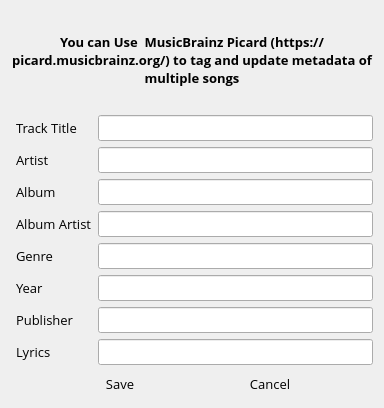
<?xml version="1.0" encoding="UTF-8"?>
<ui version="4.0">
 <class>EditMetaDataDialog</class>
 <widget class="QDialog" name="EditMetaDataDialog">
  <property name="windowModality">
   <enum>Qt::NonModal</enum>
  </property>
  <property name="geometry">
   <rect>
    <x>0</x>
    <y>0</y>
    <width>384</width>
    <height>408</height>
   </rect>
  </property>
  <property name="sizePolicy">
   <sizepolicy hsizetype="Fixed" vsizetype="Fixed">
    <horstretch>0</horstretch>
    <verstretch>0</verstretch>
   </sizepolicy>
  </property>
  <property name="font">
   <font>
    <family>Open Sans</family>
    <pointsize>10</pointsize>
   </font>
  </property>
  <property name="windowTitle">
   <string>Edit Song MetaData</string>
  </property>
  <property name="windowIcon">
   <iconset>
    <normaloff>icons/ic_main.png</normaloff>icons/ic_main.png</iconset>
  </property>
  <property name="toolTip">
   <string/>
  </property>
  <property name="statusTip">
   <string/>
  </property>
  <property name="whatsThis">
   <string>&lt;html&gt;&lt;head/&gt;&lt;body&gt;&lt;p&gt;&lt;span style=&quot; font-size:10pt;&quot;&gt;Edit MetaData(ID3 Tags) of song, we use MetaData to recommend new songs.&lt;/span&gt;&lt;/p&gt;&lt;p&gt;&lt;span style=&quot; font-size:10pt;&quot;&gt;Wrong MetaData may result in incorrect or no recommendation of this song&lt;/span&gt;&lt;/p&gt;&lt;/body&gt;&lt;/html&gt;</string>
  </property>
  <property name="modal">
   <bool>false</bool>
  </property>
  <layout class="QGridLayout" name="gridLayout">
   <item row="2" column="1">
    <spacer name="horizontalSpacer_1">
     <property name="orientation">
      <enum>Qt::Horizontal</enum>
     </property>
     <property name="sizeHint" stdset="0">
      <size>
       <width>40</width>
       <height>20</height>
      </size>
     </property>
    </spacer>
   </item>
   <item row="2" column="3">
    <spacer name="horizontalSpacer_2">
     <property name="orientation">
      <enum>Qt::Horizontal</enum>
     </property>
     <property name="sizeHint" stdset="0">
      <size>
       <width>40</width>
       <height>20</height>
      </size>
     </property>
    </spacer>
   </item>
   <item row="2" column="4">
    <widget class="QPushButton" name="cancelButton">
     <property name="text">
      <string>Cancel</string>
     </property>
     <property name="icon">
      <iconset>
       <normaloff>icons/ic_cancel.png</normaloff>icons/ic_cancel.png</iconset>
     </property>
     <property name="iconSize">
      <size>
       <width>25</width>
       <height>25</height>
      </size>
     </property>
     <property name="autoDefault">
      <bool>false</bool>
     </property>
     <property name="default">
      <bool>false</bool>
     </property>
     <property name="flat">
      <bool>true</bool>
     </property>
    </widget>
   </item>
   <item row="2" column="2">
    <widget class="QPushButton" name="saveButton">
     <property name="sizeIncrement">
      <size>
       <width>0</width>
       <height>0</height>
      </size>
     </property>
     <property name="text">
      <string>Save</string>
     </property>
     <property name="icon">
      <iconset>
       <normaloff>icons/ic_save.png</normaloff>icons/ic_save.png</iconset>
     </property>
     <property name="iconSize">
      <size>
       <width>25</width>
       <height>25</height>
      </size>
     </property>
     <property name="autoDefault">
      <bool>false</bool>
     </property>
     <property name="default">
      <bool>false</bool>
     </property>
     <property name="flat">
      <bool>true</bool>
     </property>
    </widget>
   </item>
   <item row="1" column="0" colspan="6">
    <layout class="QFormLayout" name="formLayout">
     <property name="fieldGrowthPolicy">
      <enum>QFormLayout::AllNonFixedFieldsGrow</enum>
     </property>
     <item row="0" column="0">
      <widget class="QLabel" name="titleLabel">
       <property name="text">
        <string>Track Title</string>
       </property>
       <property name="indent">
        <number>5</number>
       </property>
      </widget>
     </item>
     <item row="0" column="1">
      <widget class="QLineEdit" name="titleLineEdit"/>
     </item>
     <item row="1" column="0">
      <widget class="QLabel" name="artistLabel">
       <property name="text">
        <string>Artist</string>
       </property>
       <property name="indent">
        <number>5</number>
       </property>
      </widget>
     </item>
     <item row="1" column="1">
      <widget class="QLineEdit" name="artistLineEdit"/>
     </item>
     <item row="2" column="0">
      <widget class="QLabel" name="albumLabel">
       <property name="text">
        <string>Album</string>
       </property>
       <property name="indent">
        <number>5</number>
       </property>
      </widget>
     </item>
     <item row="2" column="1">
      <widget class="QLineEdit" name="albumLineEdit"/>
     </item>
     <item row="3" column="0">
      <widget class="QLabel" name="albumArtistLabel">
       <property name="text">
        <string>Album Artist</string>
       </property>
       <property name="indent">
        <number>5</number>
       </property>
      </widget>
     </item>
     <item row="3" column="1">
      <widget class="QLineEdit" name="albumArtistLineEdit"/>
     </item>
     <item row="4" column="0">
      <widget class="QLabel" name="genreLabel">
       <property name="text">
        <string>Genre</string>
       </property>
       <property name="indent">
        <number>5</number>
       </property>
      </widget>
     </item>
     <item row="4" column="1">
      <widget class="QLineEdit" name="genreLineEdit"/>
     </item>
     <item row="5" column="0">
      <widget class="QLabel" name="yearLabel">
       <property name="text">
        <string>Year</string>
       </property>
       <property name="indent">
        <number>5</number>
       </property>
      </widget>
     </item>
     <item row="5" column="1">
      <widget class="QLineEdit" name="yearLineEdit"/>
     </item>
     <item row="6" column="0">
      <widget class="QLabel" name="publisherLabel">
       <property name="text">
        <string>Publisher</string>
       </property>
       <property name="indent">
        <number>5</number>
       </property>
      </widget>
     </item>
     <item row="6" column="1">
      <widget class="QLineEdit" name="publisherLineEdit"/>
     </item>
     <item row="7" column="0">
      <widget class="QLabel" name="lyricsLabel">
       <property name="text">
        <string>Lyrics</string>
       </property>
       <property name="indent">
        <number>5</number>
       </property>
      </widget>
     </item>
     <item row="7" column="1">
      <widget class="QLineEdit" name="lyricsLineEdit">
       <property name="sizePolicy">
        <sizepolicy hsizetype="Expanding" vsizetype="Fixed">
         <horstretch>10</horstretch>
         <verstretch>10</verstretch>
        </sizepolicy>
       </property>
      </widget>
     </item>
    </layout>
   </item>
   <item row="2" column="5">
    <spacer name="horizontalSpacer_3">
     <property name="orientation">
      <enum>Qt::Horizontal</enum>
     </property>
     <property name="sizeHint" stdset="0">
      <size>
       <width>40</width>
       <height>20</height>
      </size>
     </property>
    </spacer>
   </item>
   <item row="0" column="0" colspan="6">
    <widget class="QLabel" name="label">
     <property name="font">
      <font>
       <weight>75</weight>
       <bold>true</bold>
      </font>
     </property>
     <property name="layoutDirection">
      <enum>Qt::LeftToRight</enum>
     </property>
     <property name="text">
      <string>You can Use  MusicBrainz Picard (https://picard.musicbrainz.org/) to tag and update metadata of multiple songs</string>
     </property>
     <property name="alignment">
      <set>Qt::AlignCenter</set>
     </property>
     <property name="wordWrap">
      <bool>true</bool>
     </property>
    </widget>
   </item>
  </layout>
 </widget>
 <tabstops>
  <tabstop>titleLineEdit</tabstop>
  <tabstop>artistLineEdit</tabstop>
  <tabstop>albumLineEdit</tabstop>
  <tabstop>albumArtistLineEdit</tabstop>
  <tabstop>genreLineEdit</tabstop>
  <tabstop>yearLineEdit</tabstop>
  <tabstop>publisherLineEdit</tabstop>
  <tabstop>lyricsLineEdit</tabstop>
  <tabstop>saveButton</tabstop>
  <tabstop>cancelButton</tabstop>
 </tabstops>
 <resources/>
 <connections/>
</ui>
